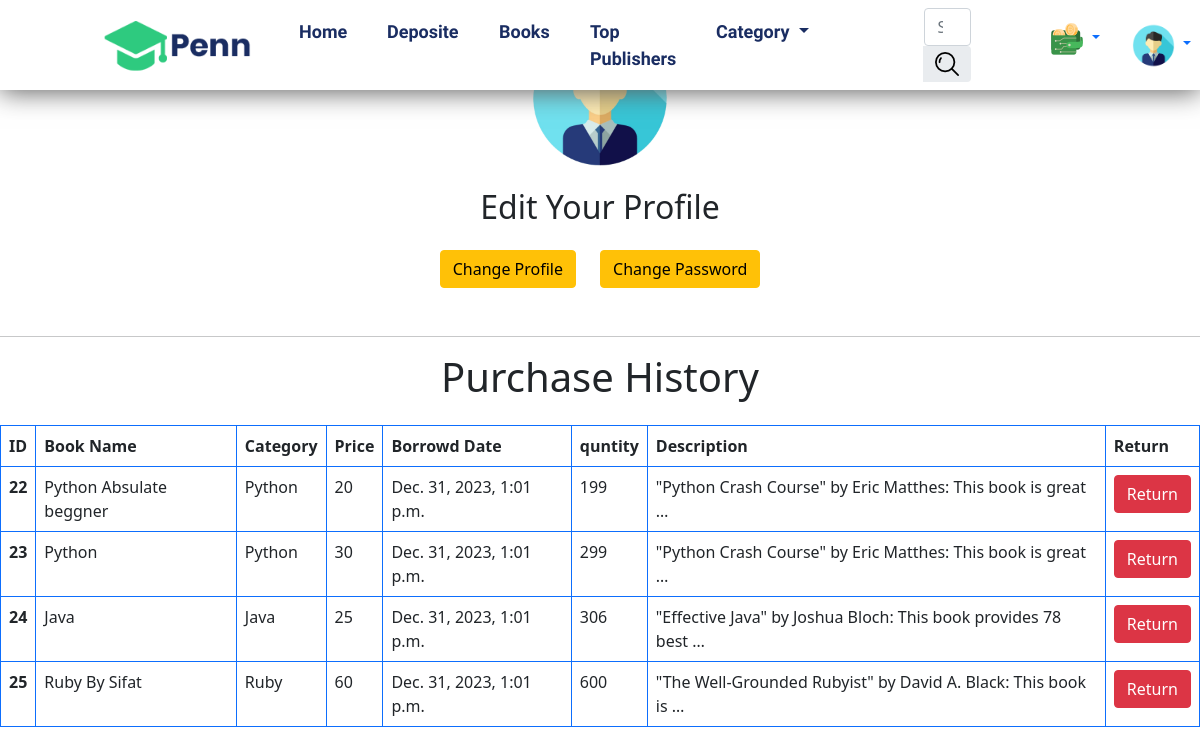
/user/profile/ (signed in), run on the app's committed database.
### books/models.py (models this page shows, shortened)
class Purcehase_history(models.Model):
    user = models.ForeignKey(User,on_delete=models.CASCADE)
    purchase_date = models.DateTimeField(auto_now_add=True)
    Book = models.ForeignKey(Book,on_delete=models.CASCADE)
    isBorrowd = models.BooleanField(default=True, null = True, blank = True)

class Book(models.Model):
    title = models.CharField(max_length=50)
    category = models.ForeignKey(Category , on_delete=models.CASCADE, null = True , blank = True)
    price = models.DecimalField(max_digits=10, decimal_places=0)
    quntity = models.IntegerField()
    description = models.TextField()
    image = models.ImageField(upload_to='books/media/uploads', height_field=None, width_field=None, max_length=None,default='')

### category/models.py (models this page shows, shortened)
class Category(models.Model):
    name = models.CharField(max_length=50)
    slug = models.SlugField(max_length = 100, unique = True, null = True, blank = True)

### user/views.py (the view)
# urls.py: path('profile/',views.ProfileView.as_view(),name='profile'),
@method_decorator(login_required, name= 'dispatch')
class ProfileView(View):
    template_name = 'profile.html'
    def get(self, request, *agrs, **kwargs):
        data = Purcehase_history.objects.filter(user=request.user)
        return render(request, 'profile.html',{'data':data})

### user/templates/profile.html
{% extends 'base.html' %}
{% load static %}
{% block content %}
<div class="d-flex align-content-center align-items-center justify-content-center">
    <img src="{% static 'Profile.png' %}" alt="" style="width: 140px;margin-top: 25px;">
</div>
<h2 class="text-center mt-3">Edit Your Profile</h2>
<div class="d-flex justify-content-center align-content-center align-items-center text-center gap-4 m-5 mt-4">
    <a href="{% url 'ProfileChange' %}" class="btn btn-warning">
        Change Profile
        </a>
        <a href="{% url 'Changepaswwod' %}" class="btn btn-warning">
        Change Password
        </a>
</div>
<hr>
<h1 class="text-center">Purchase History</h1>
<table class="table table-bordered border-primary mt-4">
  <thead>
  <tr>
      <th scope="col">ID</th>
      <th scope="col">Book Name</th>
      <th scope="col">Category</th>
      <th scope="col">Price</th>
      <th scope="col">Borrowd Date</th>
      <th scope="col">quntity</th>
      <th scope="col">Description</th>
      <th scope="col">Return</th>
  </tr>
  </thead>
  <tbody>
      {% for val in data %}
      <tr>
      <th scope="row">{{val.id}}</th>
      <td>{{val.Book.title}}</td>
      <td>{{val.Book.category.name}}</td>
      <td>{{val.Book.price}}</td>
      <td>{{val.purchase_date}}</td>
      <td>{{val.Book.quntity}}</td>
      <td>{{val.Book.description | truncatewords:10}}</td>
      <td>
        <a href="{% url 'return' id=val.Book.id userid=request.user.id  buyid=val.id %}" class="btn btn-danger">Return</a>
      </td>
      </tr>
  {% endfor %}
  </tbody>
</table>
{% endblock content %}

### templates/base.html (shortened to what this page needs)
{% load static %}
<!doctype html>
<html lang="en">
  <head>
    <link href="https://cdn.jsdelivr.net/npm/bootstrap@5.0.2/dist/css/bootstrap.min.css" rel="stylesheet">
    <link rel="stylesheet" href="{% static 'css/style.css' %}">
  </head>
  <body>
    <nav class="navbar navbar-expand-lg navbar-light bg-body-tertiary fixed-top">
        <div class="container-fluid">
          <a class="navbar-brand" href="{% url 'homepage' %}"><img class="navbarImage" src="{% static 'logo.png' %}" alt=""></a>
          <div class="collapse navbar-collapse" id="navbarSupportedContent">
            <ul class="navbar-nav me-5 mb-2 mb-lg-0">
              <li class="nav-item">
                <a class="nav-link active hvr-underline-from-center" aria-current="page" href="{% url 'homepage' %}">Home</a>
              </li>
            {% if request.user.is_authenticated %}
              <li class="nav-item">
                <a class="nav-link active hvr-underline-from-center" aria-current="page" href="{% url 'deposit_money' %}">Deposite</a>
              </li>
              {% endif %}
              <li class="nav-item">
                <a class="nav-link active hvr-underline-from-center" aria-current="page" href="{% url 'deposit_money' %}">Books</a>
              </li> <li class="nav-item">
                <a class="nav-link active hvr-underline-from-center" aria-current="page" href="{% url 'deposit_money' %}">Top Publishers</a>
              </li>
              <li class="nav-item dropdown">
                <a class="nav-link dropdown-toggle hvr-underline-from-center" href="#" id="navbarDropdown" role="button" data-bs-toggle="dropdown" aria-haspopup="true" aria-expanded="false">
                  Category
                </a>
              </li>
            </ul>
            <form class="d-flex mx-5 input-group w-auto">
              <input
                type="search"
                class="form-control rounded"
                placeholder="Search"
                aria-label="Search"
                aria-describedby="search-addon"
              />
              <span class="input-group-text border-0" id="search-addon">
                <img src="{% static 'search.png' %}" role="button" tabindex="0" alt="">
              </span>
            </form>
            {% if request.user.is_authenticated %}
            <form class="d-flex list-unstyled ms-3">
              <li class="nav-item dropdown">
                <a class="nav-link dropdown-toggle" href="#" id="navbarDropdown" role="button" data-bs-toggle="dropdown" aria-haspopup="true" aria-expanded="false">
                 <img src="{% static 'wallet.png' %}" class="" height="32" alt="Photo of wallet" loading="lazy"/>
                </a>
              </li>
              <li class="nav-item dropdown">
                <a class="nav-link dropdown-toggle" href="#" id="navbarDropdown" role="button" data-bs-toggle="dropdown" aria-haspopup="true" aria-expanded="false">
                  <img src="{% static 'Profile.png' %}" class="rounded-circle" height="45" alt="Portrait of a Woman" loading="lazy"/>
                </a>
              </li>
            </form>
          {% else %}
            <form class="d-flex ms-4">
              <a class="hvr-bounce-to-bottom mx-3" href="{% url 'login' %}">Login</a>
              <a class="btn-of-signup" href="{% url 'register' %}">Sign Up</a>
            </form>
          {% endif %}
          </div>
        </div>
      </nav>
  {% block content %}{% endblock content %}
</body>
</html>

### static/css/style.css (style rules this page uses)
body { height: 0px; }
.navbarImage { width: 160px; margin-left: 91px; }
.navbar { background-color: white !important; border-color: white !important; box-shadow: 0px 2px 25px #5e5e5e !important; }
.hvr-underline-from-center { font-family: "Mulish", sans-serif; color: #1a2d62 !important; font-size: 18px !important; font-weight: 700; padding: 6px 20px !important; display: inline-block; vertical-align: middle; -webkit-transform: perspective(1px) translateZ(0); transform: perspective(1px) translateZ(0); box-shadow: 0 0 1px rgba(0, 0, 0, 0); position: relative; overflow: hidden; }
.hvr-underline-from-center:before { content: ""; position: absolute; z-index: -1; left: 51%; right: 51%; bottom: 0; background: #1a2d62; height: 3px; border-radius: 5px; -webkit-transition-property: left, right; transition-property: left, right; -webkit-transition-duration: 0.4s; transition-duration: 0.5s; -webkit-transition-timing-function: ease-out; transition-timing-function: ease-out; }

### data on the page
Purcehase_history: id "22", Book "Python Absulate beggner", Book.category.name "Python", Book.price "20", purchase_date "Dec. 31, 2023, 1:01 p.m.", Book.quntity "199", Book.description "\"Python Crash Course\" by Eric Matthes: This book is great …"
Purcehase_history: id "23", Book "Python", Book.category.name "Python", Book.price "30", purchase_date "Dec. 31, 2023, 1:01 p.m.", Book.quntity "299", Book.description "\"Python Crash Course\" by Eric Matthes: This book is great …"
Purcehase_history: id "24", Book "Java", Book.category.name "Java", Book.price "25", purchase_date "Dec. 31, 2023, 1:01 p.m.", Book.quntity "306", Book.description "\"Effective Java\" by Joshua Bloch: This book provides 78 best …"
Purcehase_history: id "25", Book "Ruby By Sifat", Book.category.name "Ruby", Book.price "60", purchase_date "Dec. 31, 2023, 1:01 p.m.", Book.quntity "600", Book.description "\"The Well-Grounded Rubyist\" by David A. Black: This book is …"
